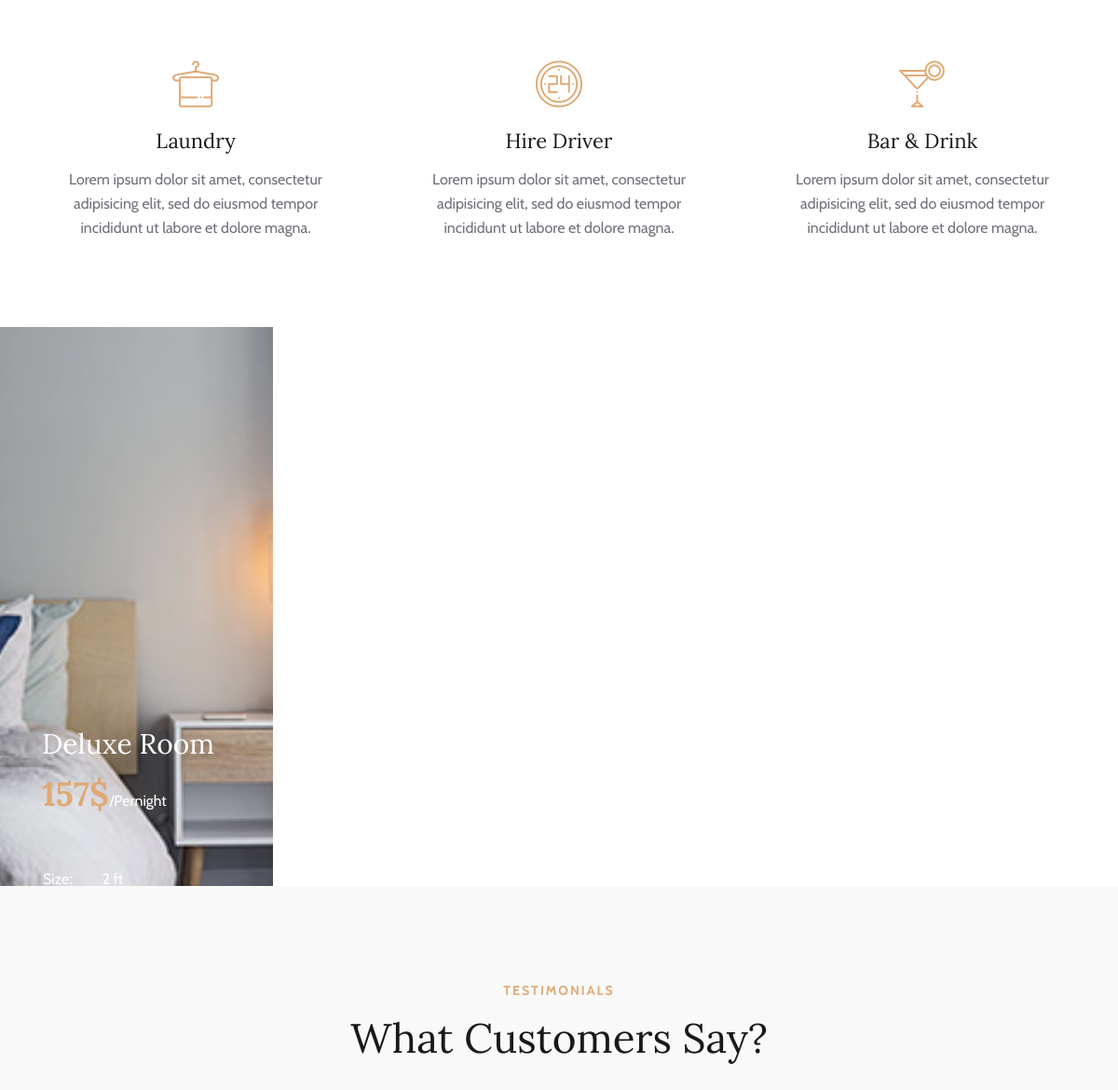
Before: / (middle part) with the older database file.
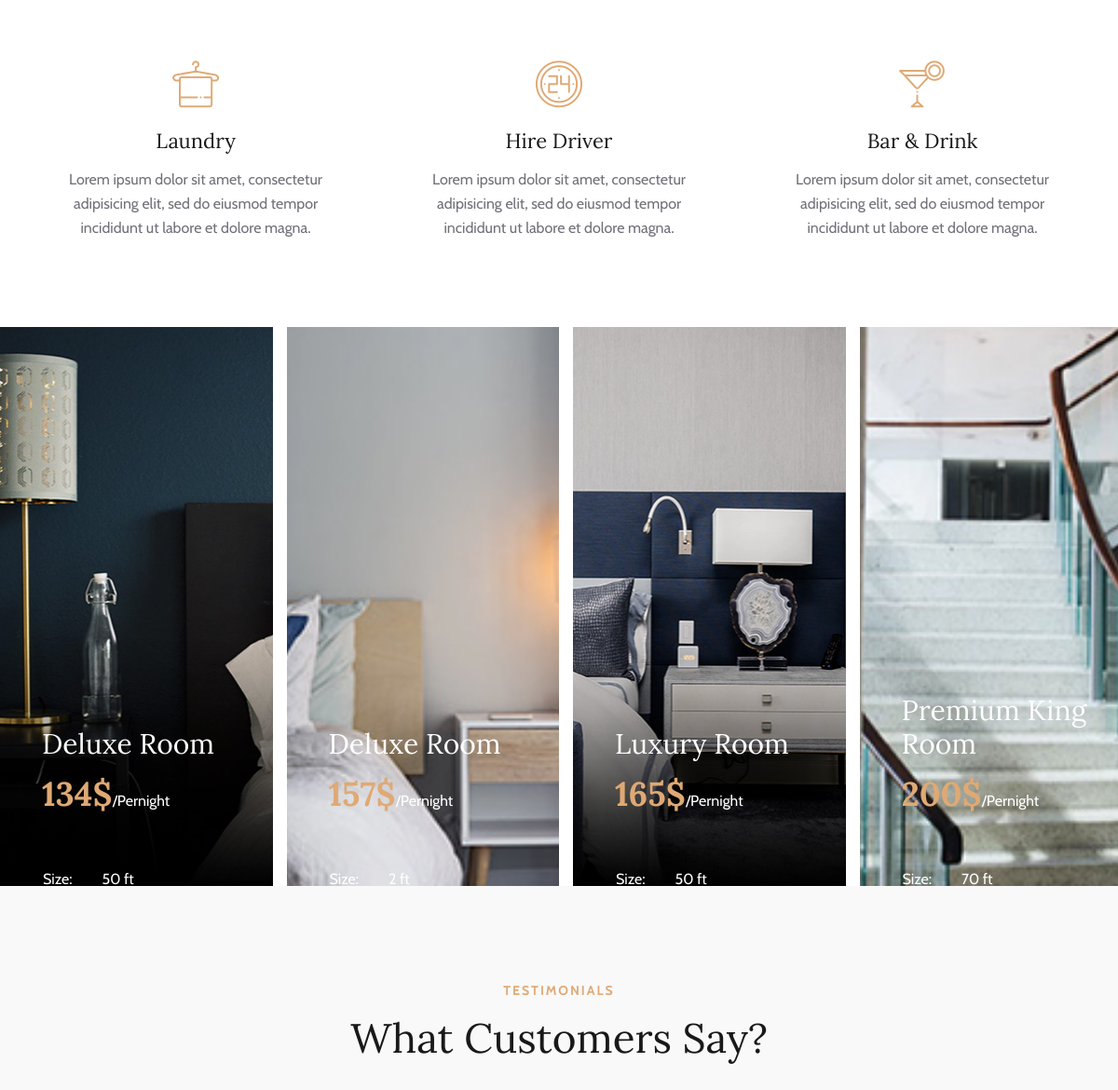
After: the same page with the newer database file.
### app_hotel/models.py (models this page shows, shortened)
class Room_Blog_Absact(models.Model):
    choice = (
            ('publised',  'PUBLISHED'),
             ( 'draft', 'DRAFT')
              )
    title = models.CharField(max_length=100)
    image = models.ImageField(upload_to='images/')
    slug = models.SlugField(blank=True, max_length=100, unique=True)
    description = models.TextField( )
    published = models.DateTimeField(default=timezone.now)
    created = models.DateTimeField(auto_now_add =True)
    updated = models.DateTimeField(auto_now =True)
    status = models.CharField(choices= choice, max_length=50)
    services = TaggableManager() # user tag pip install django-taggit
    user = models.ForeignKey(Person, on_delete=models.CASCADE)
    class Meta:
        ordering = ['title','published','status','image']

class Room(Room_Blog_Absact):
    price = models.IntegerField()
    size = models.IntegerField()
    capacity = models.IntegerField()
    bed = models.CharField(max_length=100,blank=True,null=True)
    class Meta:
        model: Room_Blog_Absact
        ordering = ('title','price','size','capacity','bed','published','status','image')

class Room_Blog_Absact(models.Model):
    choice = (
            ('publised',  'PUBLISHED'),
             ( 'draft', 'DRAFT')
              )
    title = models.CharField(max_length=100)
    image = models.ImageField(upload_to='images/')
    slug = models.SlugField(blank=True, max_length=100, unique=True)
    description = models.TextField( )
    published = models.DateTimeField(default=timezone.now)
    created = models.DateTimeField(auto_now_add =True)
    updated = models.DateTimeField(auto_now =True)
    status = models.CharField(choices= choice, max_length=50)
    services = TaggableManager() # user tag pip install django-taggit
    user = models.ForeignKey(Person, on_delete=models.CASCADE)
    class Meta:
        ordering = ['title','published','status','image']

### app_hotel/views.py (the view)
# urls.py: path('', HomePageView.as_view(), name='home'),
class HomePageView(TemplateView):
    template_name = "hotel/index.html"
    def get_context_data(self, **kwargs):
        context = super().get_context_data(**kwargs)
        context['latest_rooms'] = Room.objects.all()[:5]
        return context

### app_hotel/templates/hotel/index.html (shortened to what this page needs)
{% extends 'partials/layout/base.html' %}
{% load static %}
{% block content %}
    <section class="services-section spad">
        <div class="container">
            <div class="row">
                <div class="col-lg-4 col-sm-6">
                    <div class="service-item">
                    </div>
                </div>
                <div class="col-lg-4 col-sm-6">
                    <div class="service-item">
                    </div>
                </div>
                <div class="col-lg-4 col-sm-6">
                    <div class="service-item">
                    </div>
                </div>
                <div class="col-lg-4 col-sm-6">
                    <div class="service-item">
                        <i class="flaticon-024-towel"></i>
                        <h4>Laundry</h4>
                        <p>Lorem ipsum dolor sit amet, consectetur adipisicing elit, sed do eiusmod tempor incididunt ut
                            labore et dolore magna.</p>
                    </div>
                </div>
                <div class="col-lg-4 col-sm-6">
                    <div class="service-item">
                        <i class="flaticon-044-clock-1"></i>
                        <h4>Hire Driver</h4>
                        <p>Lorem ipsum dolor sit amet, consectetur adipisicing elit, sed do eiusmod tempor incididunt ut
                            labore et dolore magna.</p>
                    </div>
                </div>
                <div class="col-lg-4 col-sm-6">
                    <div class="service-item">
                        <i class="flaticon-012-cocktail"></i>
                        <h4>Bar & Drink</h4>
                        <p>Lorem ipsum dolor sit amet, consectetur adipisicing elit, sed do eiusmod tempor incididunt ut
                            labore et dolore magna.</p>
                    </div>
                </div>
            </div>
        </div>
    </section>
    <section class="hp-room-section">
        <div class="container-fluid">
            <div class="hp-room-items">
                <div class="row">
                    {% for room in latest_rooms %}
                    <div class="col-lg-3 col-md-6">
                        <div class="hp-room-item set-bg" data-setbg="{{room.image.url}}">
                            <div class="hr-text">
                                <h3>{{ room.title }}</h3>
                                <h2>{{room.price}}$<span>/Pernight</span></h2>
                                <table>
                                    <tbody>
                                        <tr>
                                            <td class="r-o">Size:</td>
                                            <td>{{room.size}} ft</td>
                                        </tr>
                                    </tbody>
                                </table>
                            </div>
                        </div>
                    </div>
                    {% endfor %}
                </div>
            </div>
        </div>
    </section>
    <section class="testimonial-section spad">
        <div class="container">
            <div class="row">
                <div class="col-lg-12">
                    <div class="section-title">
                        <span>Testimonials</span>
                        <h2>What Customers Say?</h2>
                    </div>
                </div>
            </div>
        </div>
    </section>
{% endblock content %}

### app_hotel/templates/partials/layout/base.html (shortened to what this page needs)
<!DOCTYPE html>
<html lang="zxx">
{% load static %}
<head>
    <link rel="stylesheet" href="{% static 'css/bootstrap.min.css'%}" type="text/css">
    <link rel="stylesheet" href="{% static 'css/font-awesome.min.css'%}" type="text/css">
    <link rel="stylesheet" href="{% static 'css/elegant-icons.css'%}" type="text/css">
    <link rel="stylesheet" href="{% static 'css/flaticon.css'%}" type="text/css">
    <link rel="stylesheet" href="{% static 'css/owl.carousel.min.css'%}" type="text/css">
    <link rel="stylesheet" href="{% static 'css/nice-select.css'%}" type="text/css">
    <link rel="stylesheet" href="{% static 'css/jquery-ui.min.css'%}" type="text/css">
    <link rel="stylesheet" href="{% static 'css/magnific-popup.css'%}" type="text/css">
    <link rel="stylesheet" href="{% static 'css/slicknav.min.css'%}" type="text/css">
    <link rel="stylesheet" href="{% static 'css/style.css'%}" type="text/css">
</head>
<body>
{% block content %}
{% endblock content %}
</body>
</html>

### app_hotel/static/css/style.css (style rules this page uses)
html, body { height: 100%; font-family: "Cabin", sans-serif; -webkit-font-smoothing: antialiased; font-smoothing: antialiased; }
h1, h2, h3, h4, h5, h6 { margin: 0; color: #111111; font-weight: 400; font-family: "Lora", serif; }
h2 { font-size: 36px; }
h3 { font-size: 30px; }
h4 { font-size: 24px; }
p { font-size: 16px; font-family: "Cabin", sans-serif; color: #6b6b6b; font-weight: 400; line-height: 26px; margin: 0 0 15px 0; }
.section-title { text-align: center; margin-bottom: 22px; }
.section-title span { font-size: 14px; color: #dfa974; font-weight: 700; text-transform: uppercase; letter-spacing: 2px; }
.section-title h2 { font-size: 44px; color: #19191a; line-height: 58px; margin-top: 10px; }
.set-bg { background-repeat: no-repeat; background-size: cover; background-position: top center; }
.spad { padding-top: 100px; padding-bottom: 100px; }
.services-section { padding-bottom: 60px; border-top: 1px solid #e5e5e5; }
.service-item { text-align: center; padding: 30px 35px 18px; -webkit-transition: all 0.3s; -o-transition: all 0.3s; transition: all 0.3s; }
.service-item i { display: inline-block; color: #dfa974; -webkit-transition: all 0.3s; -o-transition: all 0.3s; transition: all 0.3s; }
.service-item h4 { color: #19191a; font-size: 22px; margin-bottom: 15px; margin-top: 10px; -webkit-transition: all 0.3s; -o-transition: all 0.3s; transition: all 0.3s; }
.service-item p { color: #707079; -webkit-transition: all 0.3s; -o-transition: all 0.3s; transition: all 0.3s; }
.hp-room-items { margin-left: -15px; margin-right: -15px; overflow: hidden; }
.hp-room-items .hp-room-item { height: 600px; margin-right: -15px; position: relative; overflow: hidden; }
.hp-room-items .hp-room-item .hr-text { position: absolute; left: 45px; right: 25px; bottom: -250px; -webkit-transition: all 0.5s; -o-transition: all 0.5s; transition: all 0.5s; }
.hp-room-items .hp-room-item .hr-text h3 { color: #ffffff; margin-bottom: 15px; }
.hp-room-items .hp-room-item .hr-text h2 { color: #dfa974; font-weight: 700; margin-bottom: 50px; -webkit-transition: all 0.2s; -o-transition: all 0.2s; transition: all 0.2s; }
.hp-room-items .hp-room-item .hr-text h2 span { font-family: "Cabin", sans-serif; font-size: 16px; font-weight: 400; color: #ffffff; }
.hp-room-items .hp-room-item .hr-text table { margin-bottom: 30px; }
.hp-room-items .hp-room-item .hr-text table tbody tr td { font-size: 16px; color: #ffffff; line-height: 36px; }
.hp-room-items .hp-room-item .hr-text table tbody tr td.r-o { width: 120px; }
.testimonial-section { background: #f9f9f9; }
.testimonial-section .section-title { margin-bottom: 30px; }
@media only screen and (min-width: 1200px) and (max-width: 1250px) { .hp-room-items .hp-room-item .hr-text { bottom: -288px; } }
@media only screen and (min-width: 1200px) { .container { max-width: 1170px; } }

Changed rows visible on the page:
added Room: shows a picture, title "Deluxe Room", price "134", size "50"
added Room: shows a picture, title "Luxury Room", price "165", size "50"
added Room: shows a picture, title "Premium King Room", price "200", size "70"
